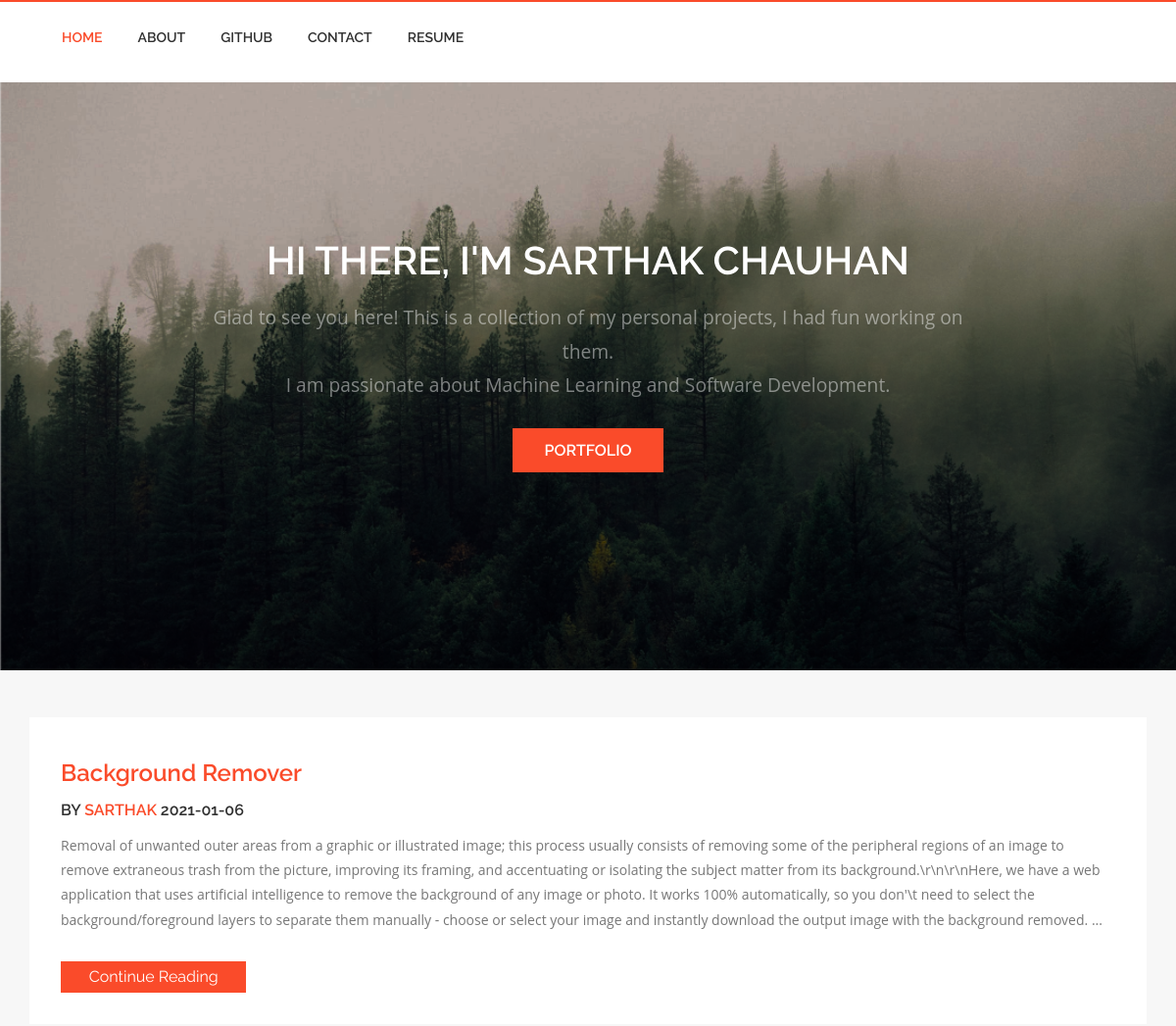
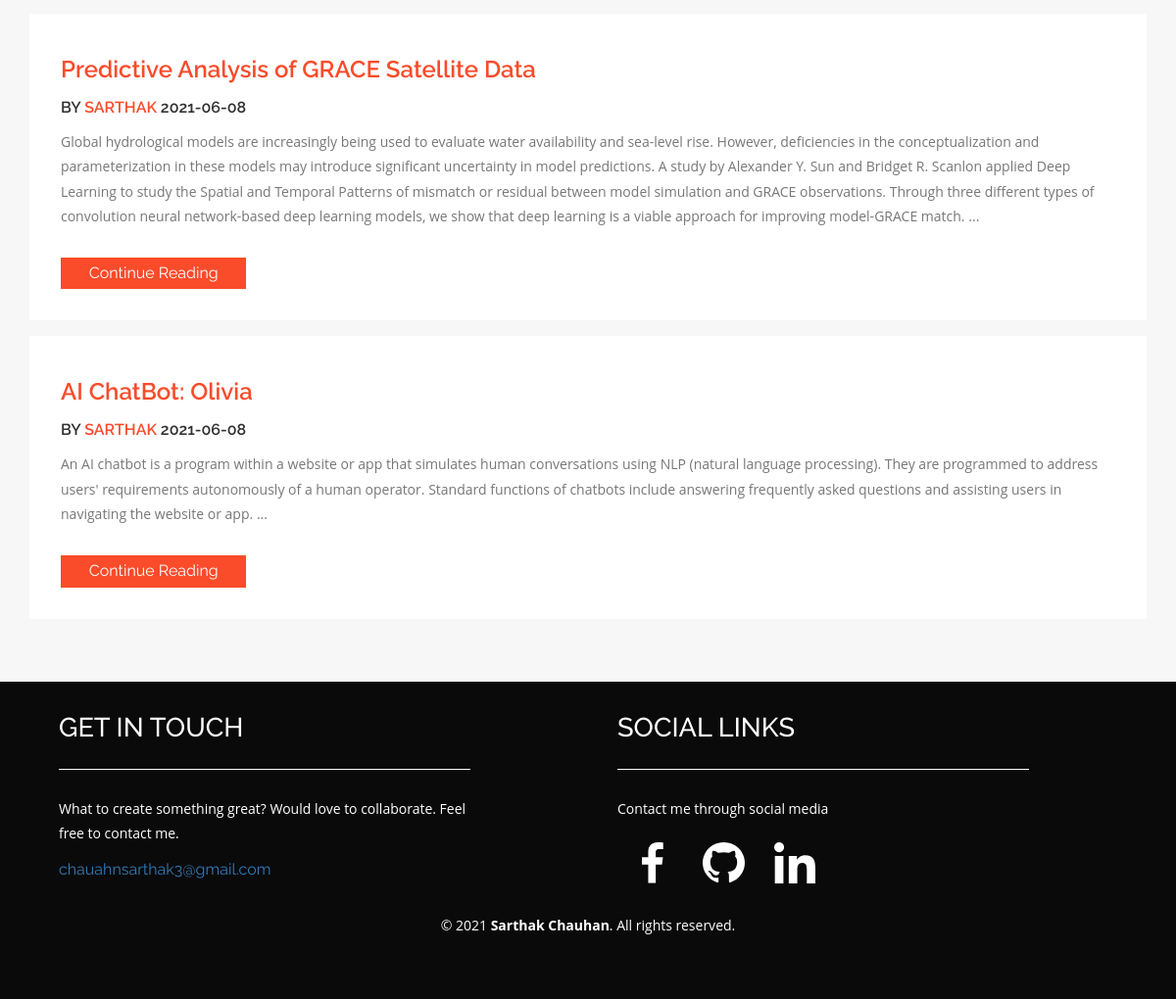
The page / on the database its author committed (2 pictures, top to bottom).
### app.py (models this page shows)
class Posts(db.Model):
    sno= db.Column(db.Integer, primary_key=True)
    title= db.Column(db.String(80), unique=False, nullable=False)
    slug= db.Column(db.String(120), unique=False, nullable=True)
    image_file= db.Column(db.String(30), unique=False, nullable=True)
    content= db.Column(db.String(1000), unique=False, nullable=True)
    date= db.Column(db.String(12), unique=False, nullable=True)
    html_file= db.Column(db.String(120), unique=False, nullable=True)

### app.py (the view)
@app.route('/')
def home():
    posts=Posts.query.filter_by().all()[0:params['posts_in_homepage']]
    return render_template('home.html', params=params, posts=posts)

### templates/home.html (shortened to what this page needs)
<!DOCTYPE HTML>
<html>
<head>
<link href="{{ url_for('static', filename='css/bootstrap.css') }}" rel='stylesheet' type='text/css' />
<link href="{{ url_for('static', filename='css/style.css') }}" rel='stylesheet' type='text/css' />
<link href="{{ url_for('static', filename='css/animate.min.css') }}" rel="stylesheet">
</head>
<body>
<div class="header" id="ban">
	<div class="container">
		<div class="header_right wow fadeInLeft animated animated" data-wow-delay=".5s" style="visibility: visible; animation-delay: 0.5s; animation-name: fadeInLeft;">
			<nav class="navbar navbar-default">
			<div class="collapse navbar-collapse nav-wil" id="bs-example-navbar-collapse-1">
				<nav class="link-effect-7" id="link-effect-7">
					<ul class="nav navbar-nav">
						<li class="active act"><a href="/"> Home </a></li>
						<li><a href="/about"> About </a></li>
						<li><a href="https://github.com/Sar1hak" target="_blank"> Github </a></li>
						<li><a href="/contact"> Contact </a></li>
						<li><a href="{{ url_for('static', filename= 'images/resume.pdf') }}" target="_blank"> Resume </a></li>
					</ul>
				</nav>
			</div>
		    </nav>
		</div>
		<div class="clearfix"> </div>
	</div>
</div>
<div class="banner">
    <div class="container">
		<h2>HI THERE, I'M SARTHAK CHAUHAN </h2>
		<p>Glad to see you here! This is a collection of my personal projects, I had fun working on them.
			<br>
			I am passionate about Machine Learning and Software Development.
		</p>
		<a href="singlepage.html">PORTFOLIO</a>
	</div>
</div>
<div class="technology">
	<div class="container">
{% for post in posts %}
    <div class="tc-ch wow fadeInDown"  data-wow-duration=".8s" data-wow-delay=".2s">
    	<h3><a href="/post/{{post.slug}}">{{post.title}}</a></h3>
    	<h6>BY <a href="/post/{{post.slug}}">SARTHAK  </a>{{post.date}}</h6>
    	<p>{{post.content}} ...</p>
    	<div class="bht1">
        	<a href="/post/{{post.slug}}">Continue Reading</a>
    	</div>
    	<div class="clearfix"></div>
	</div>
{% endfor %}
	</div>
</div>
<div class="footer">
	<div class="copyright wow fadeInDown"  data-wow-duration=".8s" data-wow-delay=".2s">
		<div class="container">
			<div class="col-lg-6 text-left" >
				<div class="col-md-10 footer-left wow fadeInDown"  data-wow-duration=".8s" data-wow-delay=".2s">
					<h4>GET IN TOUCH</h4>
					<p>What to create something great? Would love to collaborate. Feel free to contact me.</p>
					<a href="mailto:chauahnsarthak3@gmail.com">chauahnsarthak3@gmail.com</a>
				</div>
				<div class="clearfix"></div>
			</div>
			<div class="col-lg-6 text-left" >
				<div class="col-md-10 footer-left wow fadeInDown"  data-wow-duration=".8s" data-wow-delay=".2s">
					<h4>SOCIAL LINKS</h4>
					<p>Contact me through social media </p>
					<div class="nav navbar-nav navbar-right social-icons wow fadeInRight animated animated" data-wow-delay=".5s" style="visibility: visible; animation-delay: 0.5s; animation-name: fadeInRight;">
						<div class="col-lg-2 col-md-2 col-sm-2 col-xs-2">
							<div id="Facebook">
								<a href="https://www.behance.net/mayansach1206"> <img src="{{ url_for('static', filename='images/facebook.svg') }}" alt="photo" id="Behance" width="100%"> </a>
							</div>
						</div>
						<div class="col-lg-2 col-md-2 col-sm-2 col-xs-2">
							<div id="Github">
								<a href="https://github.com/Sar1hak"> <img src="{{ url_for('static', filename='images/Github.svg') }}" alt="photo" id="Dribbble" width="100%"> </a>
							</div>
						</div>
						<div class="col-lg-2 col-md-2 col-sm-2 col-xs-2">
							<div id="Linkedin">
								<a href="https://www.linkedin.com/in/sarthak-chauhan-3a8776149/"> <img src="{{ url_for('static', filename='images/linkedin.svg') }}" alt="photo" id="Medium" width="100%"> </a>
							</div>
						</div>
					</div>
				</div>
			</div>
		</div>
		<div class="copyright">
			<div class="container">
				<p>© 2021 <a href="/about">Sarthak Chauhan</a>. All rights reserved.</p>
			</div>
	    </div>
	</div>
</div>
</body>
</html>

### static/css/style.css (style rules this page uses)
html, body { font-family: 'Raleway', sans-serif; font-size: 100%; background: #f7f7f7; }
body a,.grid_1,plan_1,plan_1.one,plan_1.two,i.icon1, i.icon2, i.icon3, i.icon4, i.icon5, i.icon6 { transition:0.5s all; -webkit-transition:0.5s all; -moz-transition:0.5s all; -o-transition:0.5s all; -ms-transition:0.5s all; }
h1,h2,h3,h4,h5,h6 { margin:0; font-family: 'Raleway', sans-serif; }
p { margin:0; font-family: 'Open Sans', sans-serif; }
ul { margin:0; padding:0; }
.header { background: #FFF; padding: 1em 0; box-shadow: 0px 1px 9px 1px #cfcfcf; border-top: 2px solid #fa4b2a; }
.navbar-right { float: left !important; margin-right: -15px; }
.social-icons { margin-top: 0.5em; }
.header_right { float: left; margin-left: 0em; margin-right: 3em; }
.navbar { margin-bottom: 0; }
.navbar-default { background: none; border: none; }
.navbar-default .navbar-nav > li > a { color: #303030; }
.navbar-nav > li > a { font-size: 14px; padding: 10px 18px; text-transform: uppercase; font-family: 'Raleway', sans-serif; font-weight: 600; }
.navbar-default .navbar-nav > .active > a, .navbar-default .navbar-nav > .active > a:hover, .navbar-default .navbar-nav > .active > a:focus { color: #fa4b2a; background: none; }
.navbar-default .navbar-nav > .active > a:before { color:#fa4b2a; }
.link-effect-7 { -moz-perspective: 900px; -webkit-perspective: 900px; perspective: 900px; }
.link-effect-7 a { color: rgba(0, 0, 0, 0.4); text-shadow: none; margin: 0; -moz-transition: 0.3s; -o-transition: 0.3s; -webkit-transition: 0.3s; transition: 0.3s; }
.link-effect-7 a::before { color: white; content: attr(data-hover); position: absolute; -moz-transition: 0.3s; -o-transition: 0.3s; -webkit-transition: 0.3s; transition: 0.3s; -moz-transform-origin: 50% 0 50%; -ms-transform-origin: 50% 0 50%; -webkit-transform-origin: 50% 0 50%; transform-origin: 50% 0 50%; -moz-transform-style: preserve-3d; -webkit-transform-style: preserve-3d; transform-style: preserve-3d; }
.banner { background: url(../images/banner-1.png) no-repeat 0px 0px; background-size:cover; -webkit-background-size: cover; -o-background-size: cover; -ms-background-size: cover; -moz-background-size: cover; min-height: 600px; }
.banner a { font-size: 1em; color: #fff; font-weight: 600; padding: 0.8em 2em; background:#fa4b2a; }
.banner h2 { font-size:2.5em; font-weight: 600; color: #fff; }
.banner { padding: 10em 0 0; text-align: center; }
.banner p { font-size: 1.2em; color: rgba(255, 255, 255, 0.46); font-weight: 400; line-height: 1.8em; margin: 1em auto 2em; width: 70%; }
.tc-ch h3 a,.wthree h3 a { color: #fa4b2a; font-weight: 600; }
.tc-ch p,.wthree p { color: #777; font-size: 0.875em; line-height: 1.8em; margin: 1em 0; }
.tc-ch h3,.wthree h3 { margin: 0.5em 0 0; font-size:1.5em; }
.tc-ch { background: #fff; padding: 2em 2em; margin-bottom: 1em; }
.bht1 a { background: #fa4b2a; padding: 0.3em 1.8em; display:inline-block; color: #fff; }
.bht1 { float: left; padding-top: 1em; }
.tc-ch h6,.wthree h6 { font-size: 1em; color: #303030; font-weight: 600; margin-top: 1em; }
.tc-ch h6 a,.wthree h6 a { color: #fa4b2a; }
.footer { background: #0a0a0a; padding: 1em 0; margin-top: 3em; }
.footer p { font-size: 0.875em; color: #fff; margin: 1em 0; line-height: 1.8em; }
.footer h4 { font-size: 1.7em; color: #fff; border-bottom: 1px solid #fff; margin-bottom: 1em; padding-bottom: 1em; }
.copyright { background:#0a0a0a; padding: 1em 0; text-align: center; }
.copyright p { font-size: 0.875em; color: #ffffff; line-height: 1.8em; }
.copyright p a { color: #ffffff; font-weight:700; }
.technology { margin-top: 3em; }

### rows shown on the page
Posts: title "Background Remover", date "2021-01-06", content "Removal of unwanted outer areas from a graphic or illustrated image; this process usually consists of removing some of the peripheral regions of an image to remove extraneous trash from the picture, improving its framing, and accentuating or isolating the subject matter from its background.\\r\\n\\r\\nHere, we have a web application that uses artificial intelligence to remove the background of any image or photo. It works 100% automatically, so you don'\\t need to select the background/foreground layers to separate them manually - choose or select your image and instantly download the output image with the background removed."
Posts: title "Predictive Analysis of GRACE Satellite Data", date "2021-06-08", content "Global hydrological models are increasingly being used to evaluate water availability and sea-level rise. However, deficiencies in the conceptualization and parameterization in these models may introduce significant uncertainty in model predictions. A study by Alexander Y. Sun and Bridget R. Scanlon applied Deep Learning to study the Spatial and Temporal Patterns of mismatch or residual between model simulation and GRACE observations. Through three different types of convolution neural network-based deep learning models, we show that deep learning is a viable approach for improving model-GRACE match."
Posts: title "AI ChatBot: Olivia", date "2021-06-08", content "An AI chatbot is a program within a website or app that simulates human conversations using NLP (natural language processing). They are programmed to address users' requirements autonomously of a human operator. Standard functions of chatbots include answering frequently asked questions and assisting users in navigating the website or app."
